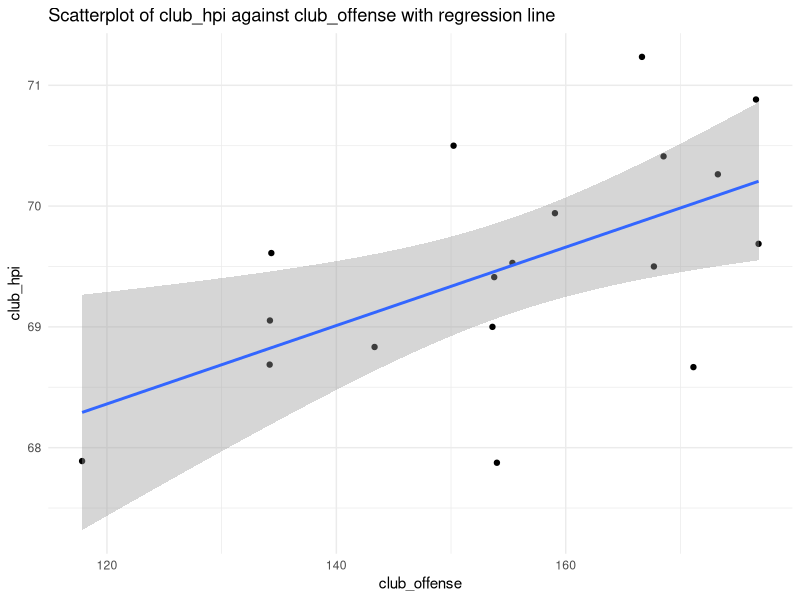
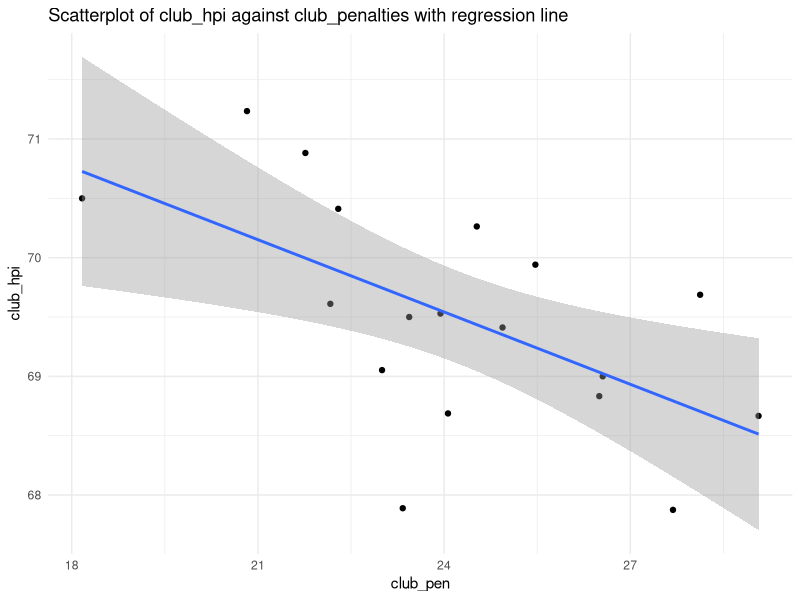
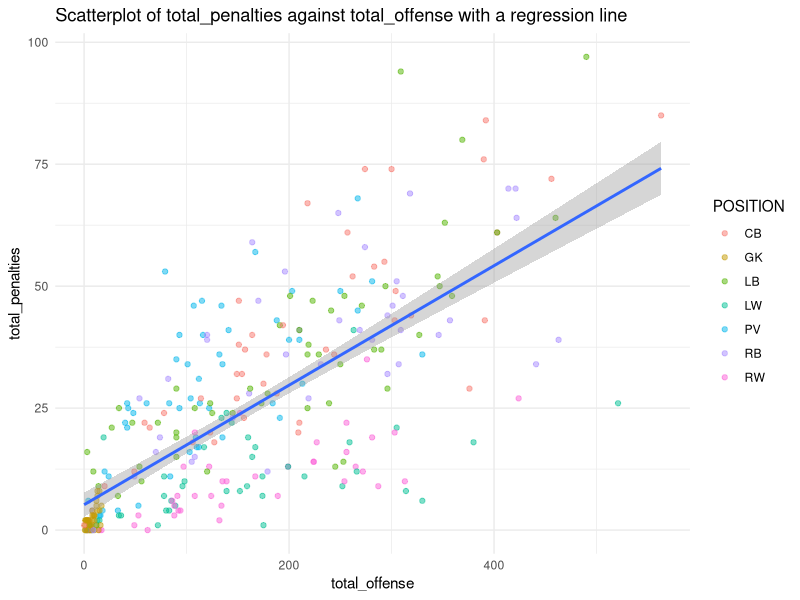

Here is the R script that generated these plots, in order:
## ---- chunk 1
library(tidyverse)
library(readr)
library(modelr)
library(broom)
library(stringr)
## ---- chunk 2
handball_clean <- read_csv("handball.csv")
## ---- chunk 3
mod <- lm(HPI ~ total_penalties, data=handball_clean)

newx <- data.frame(total_penalties=30)

predict(mod, newx,interval="confidence", level = 0.98)
## ---- chunk 4
mod <- lm(HPI ~ total_penalties, data=handball_clean)

newx <- data.frame(total_penalties=30)

predict(mod, newx,interval="prediction", level = 0.98)
## ---- chunk 5
#a&b)
mod_plot <- handball_clean |> group_by(CLUB) |> summarise(club_offense = mean(total_offense), club_pen = mean(total_penalties), club_hpi = mean(HPI))
#b)
ggplot(data = mod_plot, aes(x = club_offense, y = club_hpi)) +
  geom_point() +
  geom_smooth(method = "lm") + theme_minimal() + labs(title = "Scatterplot of club_hpi against club_offense with regression line")
#a)
ggplot(data = mod_plot, aes(x = club_pen, y = club_hpi)) +
  geom_point() +
  geom_smooth(method = "lm") + theme_minimal() + labs(title = "Scatterplot of club_hpi against club_penalties with regression line")
## ---- chunk 6
hpi_mod <- lm(HPI~total_offense+total_penalties, data=handball_clean)
summary(hpi_mod)
## ---- chunk 7
anovamod <- lm(HPI~total_offense+total_penalties, data=handball_clean)
summary(anovamod)
anova(anovamod)
## ---- chunk 8
ggplot(data = handball_clean, aes(x = total_offense, y = total_penalties)) + geom_point(alpha = 0.5, aes(colour = POSITION)) + theme_minimal() + geom_smooth(method = "lm") + labs(title = "Scatterplot of total_penalties against total_offense with a regression line")
## ---- chunk 9
cor(handball_clean$total_penalties, handball_clean$total_offense)
## ---- chunk 10
cor.test(handball_clean$total_offense, handball_clean$total_penalties)
